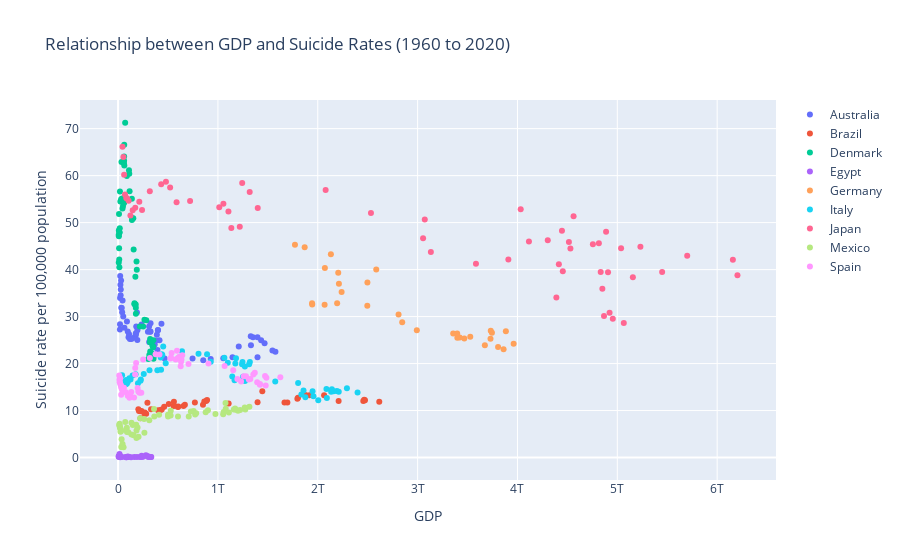

Notebook code for this chart:
### Code cell
fig = go.Figure()
gdp_suicide_grouped = gdp_suicide.groupby(["Country Name", "Year"])["Death rate per 100 000 population"].sum().reset_index()
gdp_suicide_merged = gdp_suicide_grouped.merge(gdp_data_filtered, left_on=["Country Name", "Year"], right_on=["country", "year"], how="left")

not_us = gdp_suicide_merged[gdp_suicide_merged["Country Name"] != "United States"].dropna()
for country, data in not_us.groupby('Country Name'):
    fig.add_trace(go.Scatter(x=data['gdp'], y=data['Death rate per 100 000 population'], mode='markers', name=country))

fig.update_layout(title=f"Relationship between GDP and Suicide Rates ({not_us['Year'].min()} to {not_us['Year'].max()})",
                  xaxis=dict(title="GDP"),
                  yaxis=dict(title="Suicide rate per 100,000 population"))

fig.show()

assert fig.layout.title.text == "Relationship between GDP and Suicide Rates (1960 to 2020)"
assert fig.layout.xaxis.title.text == "GDP"
assert fig.layout.yaxis.title.text == "Suicide rate per 100,000 population"
